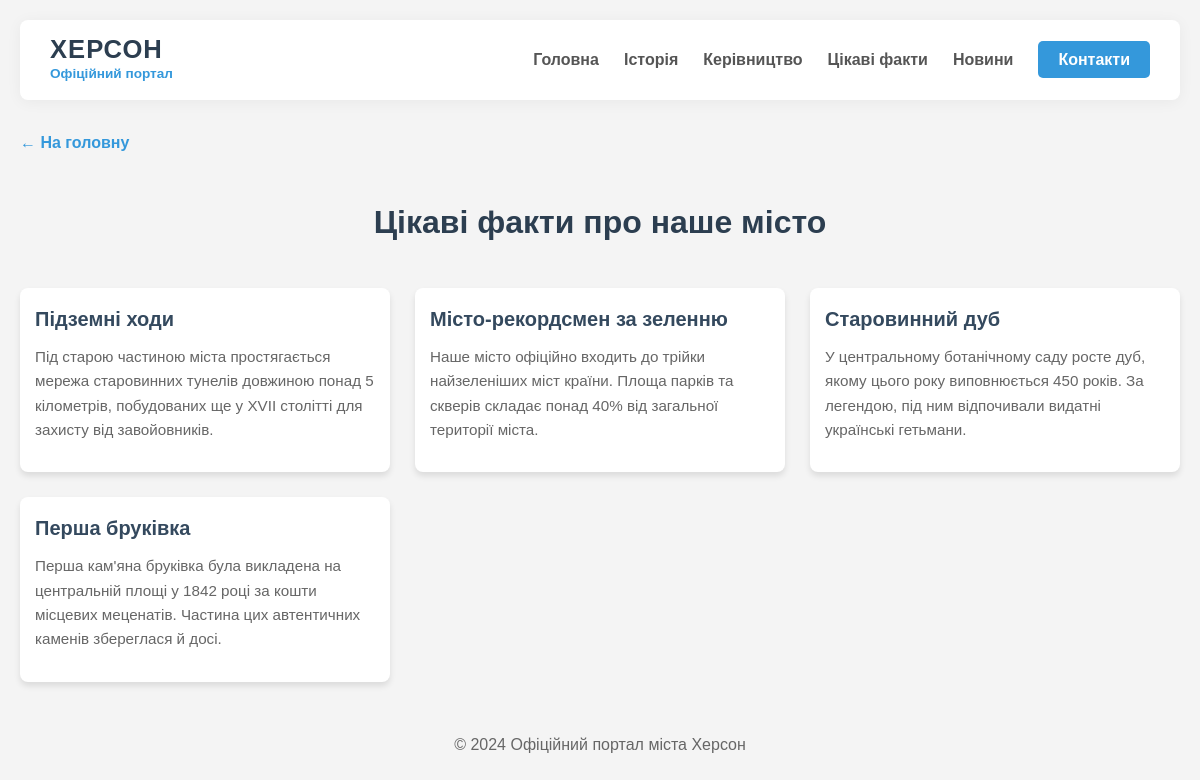
The app's page /facts/ with its own data.
### main/models.py (models this page shows, shortened)
class Fact(models.Model):
    title = models.CharField(max_length=200, verbose_name="Заголовок")
    content = models.TextField(verbose_name="Текст факту")

### main/views.py (the view)
# urls.py: path('facts/', views.facts_view, name='facts'),
def facts_view(request):
    list_of_facts = get_facts()
    path = 'main/facts.html'
    context = { 'list_of_facts': list_of_facts }
    return render(request, path, context)

### main/services.py (called while the page is built)
def get_facts():
    return Fact.objects.all()

### main/templates/main/facts.html (shortened to what this page needs)
{% extends 'main/base.html' %}
{% block content %}
  <a href="{% url 'index' %}" class="nav-back">
    ← На головну
  </a>
  <h1>Цікаві факти про наше місто</h1>
  <div class="gallery">
    {% for fact in list_of_facts %}
      <article class="photo-item">
        <div class="photo-content">
          <h3>{{ fact.title }}</h3>
          <div class="fact-text">
            {{ fact.content|linebreaks }}
          </div>
        </div>
      </article>
      {% empty %}
        <p class="empty-msg">
          На жаль, ми ще не зібрали цікавих фактів.
          Повертайтеся згодом!
        </p>
    {% endfor %}
  </div>
{% endblock %}

### main/static/main/css/style.css (style rules this page uses)
body { font-family: sans-serif; line-height: 1.6; color: #333; max-width: 1200px; margin: 0 auto; padding: 20px; background-color: #f4f4f4; }
h1 { text-align: center; color: #2c3e50; margin-bottom: 40px; }
.gallery { display: grid; grid-template-columns: repeat(auto-fill, minmax(300px, 1fr)); gap: 25px; }
.photo-item { background: #fff; border-radius: 8px; overflow: hidden; box-shadow: 0 4px 6px rgba(0, 0, 0, 0.1); transition: transform 0.3s ease; }
.photo-content { padding: 15px; }
.photo-content h3 { margin: 0 0 10px 0; font-size: 1.25rem; color: #34495e; }
.photo-content p { margin: 0 0 15px 0; font-size: 0.95rem; color: #666; }
.nav-back { margin-bottom: 20px; display: inline-block; text-decoration: none; color: #3498db; font-weight: bold; }

### records on screen
Fact: title "Підземні ходи", content "Під старою частиною міста простягається мережа старовинних тунелів довжиною понад 5 кілометрів, побудованих ще у XVII столітті для захисту від завойовників."
Fact: title "Місто-рекордсмен за зеленню", content "Наше місто офіційно входить до трійки найзеленіших міст країни. Площа парків та скверів складає понад 40% від загальної території міста."
Fact: title "Старовинний дуб", content "У центральному ботанічному саду росте дуб, якому цього року виповнюється 450 років. За легендою, під ним відпочивали видатні українські гетьмани."
Fact: title "Перша бруківка", content "Перша кам'яна бруківка була викладена на центральній площі у 1842 році за кошти місцевих меценатів. Частина цих автентичних каменів збереглася й досі."
